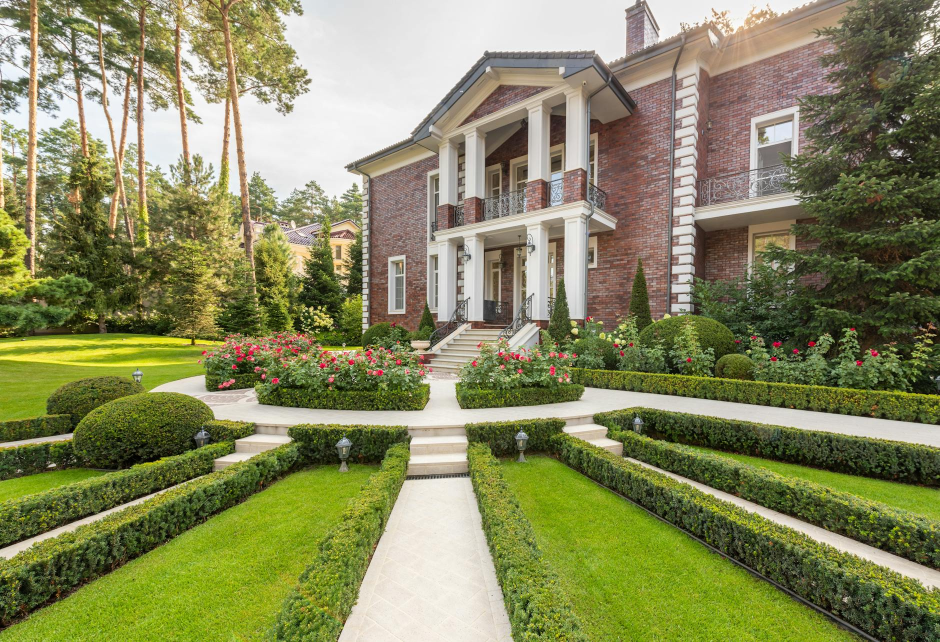
#> input picture src/shared/real_images/hero_city.jpg, 1880 x 1284 px (shown at 1/2 size)
$ python -i fetch_property_photos.py   (imports and definitions only)
#> lines starting #> are read from the running program, lines starting #| are printed output that depends on the picture
#> further down, picture is the input picture: PIL image 1880x1284 RGB; mean R, G, B 134.7, 136.8, 93.4
import os
import io
import random
import shutil
from datetime import datetime

import requests
from PIL import Image

from django.core.management.base import BaseCommand
from django.conf import settings
from django.utils.crypto import get_random_string

from src.properties.models import Property, PropertyImage


PEXELS_ENDPOINT = "https://api.pexels.com/v1/search"
TARGET_SIZE = (1280, 853)  # 3:2


def ensure_dir(path: str):
    os.makedirs(path, exist_ok=True)


def center_crop_resize(img: Image.Image, size=(1280, 853)) -> Image.Image:
#> called with size = (1280, 853)
    tw, th = size
    w, h = img.size
#> w = 1880; h = 1284
    target_ratio = tw / th
    ratio = w / h
#> ratio = 1.46
    if ratio > target_ratio:
        new_w = int(h * target_ratio)
        left = (w - new_w) // 2
        box = (left, 0, left + new_w, h)
        img = img.crop(box)
    elif ratio < target_ratio:
        new_h = int(w / target_ratio)
#> new_h = 1252
        top = (h - new_h) // 2
#> top = 16
        box = (0, top, w, top + new_h)
#> box = (0, 16, 1880, 1268)
        img = img.crop(box)
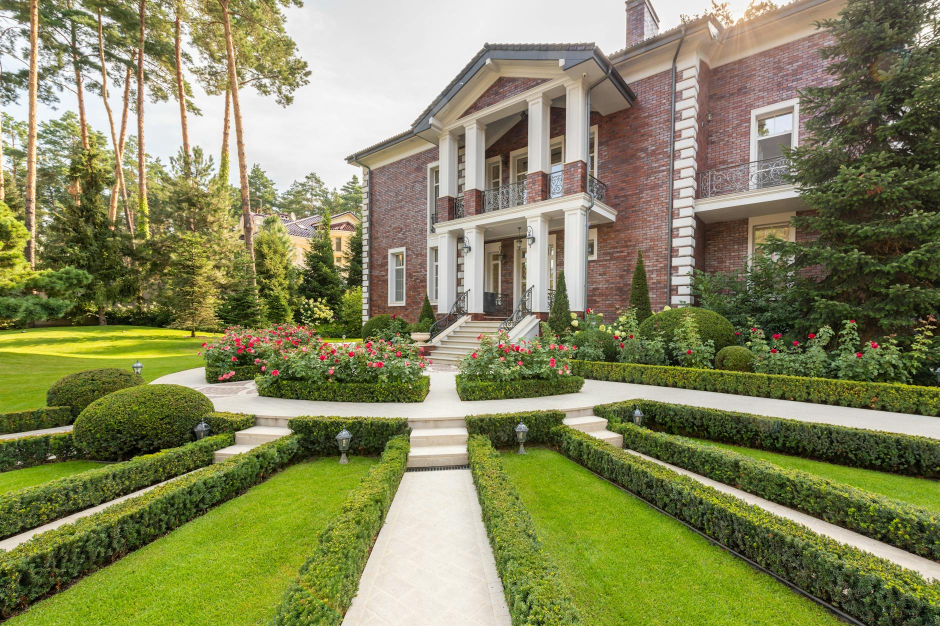
#> img: PIL image 1880x1252 RGB (shown at 1/2 size); mean R, G, B 133.9, 135.9, 92.7
    return img.resize(size, Image.LANCZOS)
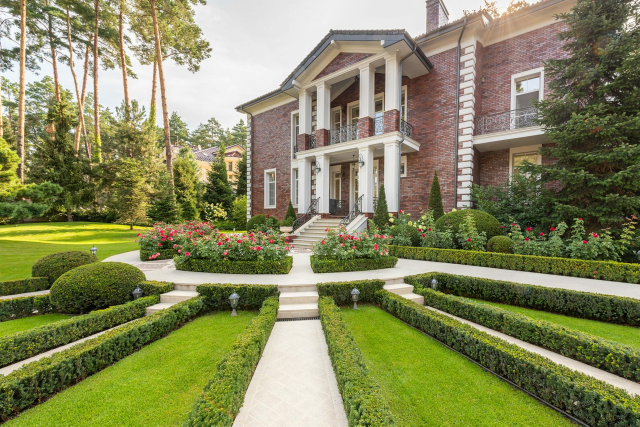
#> returned value: PIL image 1280x853 RGB (shown at 1/2 size); mean R, G, B 133.9, 135.9, 92.8


# [49 lines left out: functions pexels_search, download_and_prepare, choose_queries, not called in this run]


class Command(BaseCommand):
    help = "Скачивает тематические фото интерьеров/домов с Pexels и привязывает к Property."

    # [86 lines left out: functions add_arguments, handle, not called in this run]

>>> from PIL import Image
>>> picture = Image.open('../../../shared/real_images/hero_city.jpg')
>>> result = center_crop_resize(picture)
